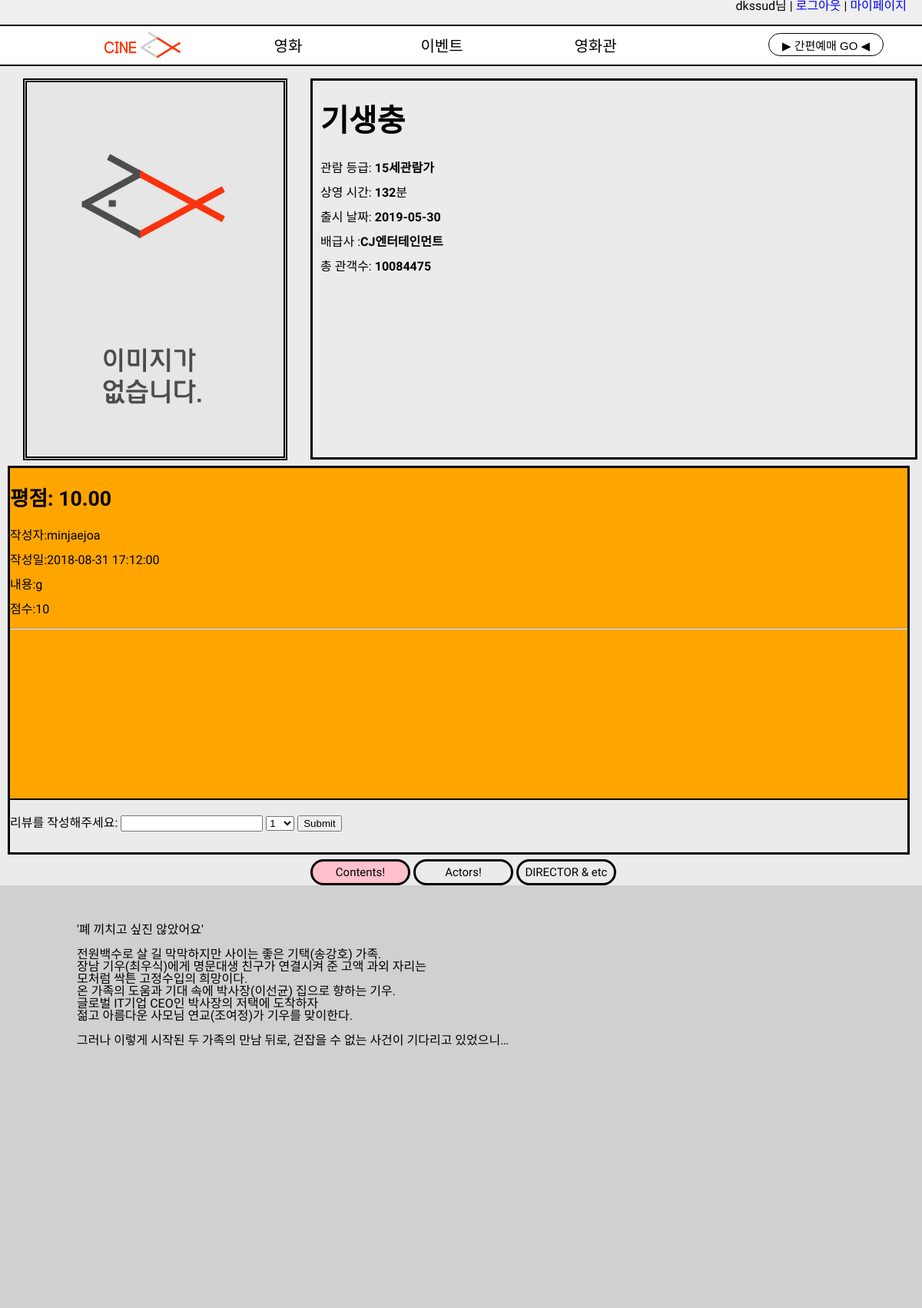
The page /webpage/component/movie/movie.php?id=10002 (signed in) on the database its author committed.
### tables this page shows
CREATE TABLE Movie_review(
    movie_id  INT UNSIGNED  NOT NULL,
    customer_id CHAR(20)  NOT NULL,
    written_time  TIMESTAMP NOT NULL  DEFAULT CURRENT_TIMESTAMP,
    score TINYINT NOT NULL,
    contents TEXT(1000)  NOT NULL,
    CONSTRAINT PK_Customer_info PRIMARY KEY(movie_id, customer_id),
    CONSTRAINT FK_Customer_info_1 FOREIGN KEY(movie_id)
    REFERENCES Movie(movie_id) ON UPDATE CASCADE ON DELETE RESTRICT,
    CONSTRAINT FK_Customer_info_2 FOREIGN KEY(customer_id)
    REFERENCES Customer_info(customer_id) ON UPDATE CASCADE ON DELETE RESTRICT
);

CREATE TABLE Movie (
    movie_id int unsigned not null,
    movie_name char(50) not null,
    rating char(10) not null default '전체관람가',
    running_time smallint not null default 0,
    release_date date null,
    distributor varchar(50) null,
    total_audience int unsigned not null default 0,
    contents TEXT(1000)  NOT NULL,
    CONSTRAINT PK_Movie PRIMARY KEY(movie_id)
);

### webpage/component/movie/movie.php (the view, shortened to what this page needs)
<!DOCTYPE html>
<?php
$movie_id = $_GET['id'];
$conn = connect();
$stmt = $conn->prepare("SELECT * from movie where movie_id = $movie_id");
$stmt->execute();
$result = $stmt->fetchAll();
$movie_name = $result[0]['movie_name'];
?>
<html>
<head>
	<link href="../../styles/common.css" type="text/css" rel="stylesheet" />
	<link rel="stylesheet" type="text/css" href="../../styles/movie_info.css" />
</head>
<body>
	<?php
	if (count($result) == 0) { ?>
		<div id="notfound">
			<img src="404notfound.png" /><br>
			<a href="all_movie.php">다시 시도해주세요.</a>
		</div>
		<?php
	} else {
		?>
		<header class="service_menu">
			<ul id="gnb">
				<?php
				include "../common/top_login.php";
				?>
			</ul>
		</header>
		<?php
		include "../common/navigator.php";
		?>
		<div class="TRIPE info_wrapper">
			<div class="REVIEW SEC">
				<div class="reviewset">
					<?php
					$stmt_review = $conn->prepare("SELECT * from movie_review where movie_id = $movie_id");
					$stmt_review->execute();
					$result_review = $stmt_review->fetchAll();
					if(count($result_review) == 0)
						echo "등록된 리뷰가 없습니다.";
					else{
						$stmt_avg = $conn->prepare("SELECT round(avg(score),2) as avg_score from movie_review where movie_id = $movie_id");
						$stmt_avg->execute(); ?>
						<h3>평점: <?=$stmt_avg->fetchAll()[0]['avg_score']?> </h3>
						<?php
						foreach ($result_review as $key => $value) {
							?>
							<p>작성자:<?=$value['customer_id']?></p>
							<p>작성일:<?=$value['written_time']?></p>
							<p>내용:<?=$value['contents']?></p>
							<p>점수:<?=$value['score']?></p>
							<hr/>
						<?php }
					}
					?>
				</div>
				<div class="reviewbar">
					<?php if(isset($_SESSION['id'])){ ?>
						<form action="REVIEW.php" method="POST">
							<label>리뷰를 작성해주세요: <input type="text" name="review" /></label>
							<select name="score">
								<?php for ($i=1; $i <= 10; $i+=1) { ?>
									<option><?=$i?></option>
								<?php } ?>
							</select>
							<input type="submit" name="" />
						</form>
					<?php } else{ ?>
						<p>로그인이 필요한 기능입니다.</p>
					<?php } ?>
				</div>
			</div>
			<div class="POSTER SEC">
				<img src='../img/movie/movie_<?= $movie_id ?>.jpeg' id="poster" onerror="this.src='../img/movie/movie_no_image2.jpeg';">
			</div>
			<div class="DETAIL SEC">
				<h2><?= $movie_name ?></h2>
				<p>관람 등급: <strong><?= $result[0]['rating'] ?></strong></p>
				<p>상영 시간: <strong><?= $result[0]['running_time'] ?></strong>분</p>
				<p>출시 날짜: <strong><?= $result[0]['release_date'] ?></strong></p>
				<p>배급사 :<strong><?= $result[0]['distributor'] ?></strong></p>
				<p>총 관객수: <strong><?= $result[0]['total_audience'] ?></strong></p>
			</div>
		</div>
		<div class="BTREE">
			<div class="Tree">
				<div>
					<button id="ContentsB" onclick="Button_Tree('Contents')">Contents!</button>
					<button id="ActorsB" onclick="Button_Tree('Actors')">Actors!</button>
					<button id="DirectorsB" onclick="Button_Tree('Directors')">DIRECTOR & etc</button>
				</div>
			</div>
			<div class="fruit" id="Contents">
				<?php
				$stmt_contents = $conn->prepare("select contents from movie where movie_id = \"$movie_id\"");
				$stmt_contents->execute();
				$result_contents = $stmt_contents->fetchAll();
				echo $result_contents[0]['contents'];
				?>
			</div>
		</div>
	<?php }
	$conn = null ?>
</body>
</html>

### webpage/styles/common.css (style rules this page uses)
body { line-height: 1; background-color: rgb(235, 235, 235); }
body, html { margin: 0; font-family: "Poor Story", cursive; }
ol, ul { list-style: none; }
.service_menu { padding-right: 20px; font-family: "Poor Story", cursive; background-color: #efefef; overflow: hidden; }
.service_menu ul { list-style: none; margin: 0; padding: 0; float: right; text-align: center; }

### webpage/styles/movie_info.css (style rules this page uses)
.SEC { float: left; }
h2 { font-size: 30pt; }
h3 { font-size: 20pt; }
#poster { width: inherit; height: inherit; }
@media screen and (max-width: 1266px) { .SEC { height: 500px; } }
@media screen and (max-width: 1266px) { .REVIEW { position: relative; width: calc(100% - 32px); top: 510px; } }
@media screen and (max-width: 1266px) { .POSTER { position: relative; top: -500px; width: 334px; margin-left: 30px; margin-right: 30px; height: calc(340px * 1.432); } }
@media screen and (max-width: 1266px) { .DETAIL { position: relative; top: -500px; width: calc(100% - 426px); height: 490px; } }
@media screen and (max-width: 1266px) { .BTREE { position: relative; top: 20px; } }
.REVIEW { margin-left: 10px; border: 3px solid; }
.POSTER { border: 5px double; }
.DETAIL { border: 3px solid; padding-left: 10px; }
.TRIPE { margin-top: 10px; }
.reviewset { height: calc(100% - 70px); overflow-y: auto; background-color: orange; }
.reviewbar { border-top : 2px solid; padding-top: 20px; height: 45px; }
.Tree button { font-family: "Poor Story", cursive; background-color: rgb(255, 255, 255); border-color: black; border-style: solid; border-width: 3px; font-size: 15px; width: 130px; padding: 5px; border-radius: 35px; }
.fruit { height: 500px; padding-top: 50px; padding-left: 100px; background-color: #d0d0d0; overflow: scroll; }

### rows shown on the page
movie_review: customer "minjaejoa", written_time "2018-08-31 17:12:00", contents "g", score "10"
movie: movie_name "기생충", rating "15세관람가", running_time "132", release_date "2019-05-30", distributor "CJ엔터테인먼트", total_audience "10084475", contents "'폐 끼치고 싶진 않았어요' 전원백수로 살 길 막막하지만 사이는 좋은 기택(송강호) 가족. 장남 기우(최우식)에게 명문대생 친구가 연결시켜 준 고액 과외 자리는 모처럼 싹튼 고정수입의 희망이다. 온 가족의 도움과 기대 속에 박사장(이선균) 집으로 향하는 기우. 글로벌 IT기업 CEO인 박사장의 저택에 도착하자 젊고 아름다운 사모님 연교(조여정)가 기우를 맞이한다. 그러나 이렇게 시작된 두 가족의 만남 뒤로, 걷잡을 수 없는 사건이 기다리고 있었으니…"

### other values the page prints
$_SESSION['id'] "dkssud"
$stmt_avg->fetchAll()[0]['avg_score'] "10.00"
form field score "1"
